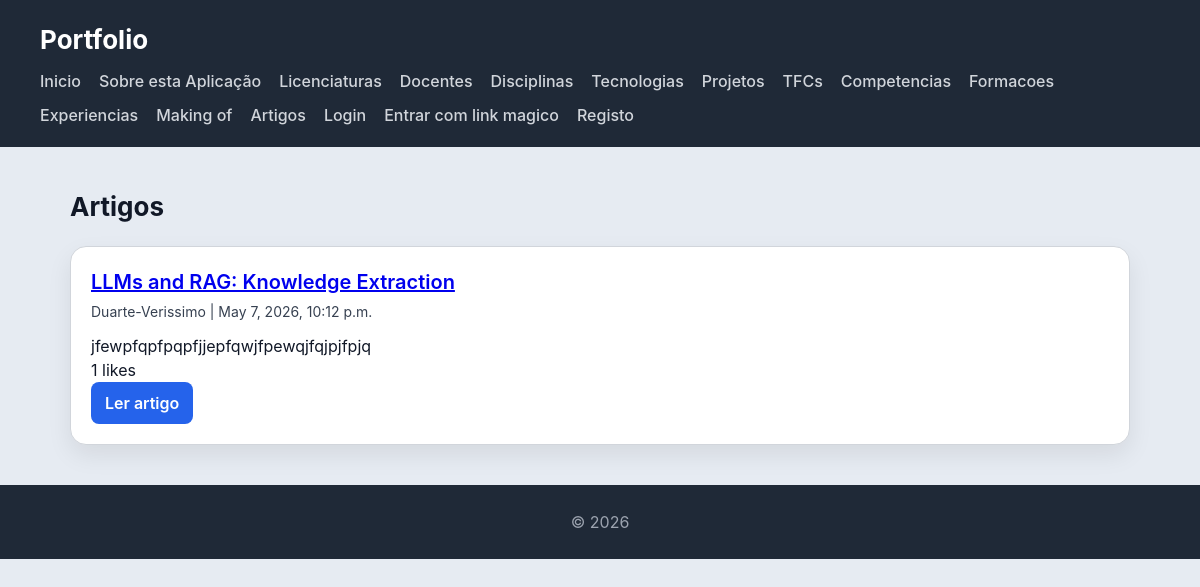
The app's page /artigos/ with its own data.
### artigos/models.py (models this page shows, shortened)
class Artigo(models.Model):
    titulo = models.CharField(max_length=200)
    texto = models.TextField()
    fotografia = models.ImageField(upload_to='artigos/', blank=True, null=True)
    link_externo = models.URLField(blank=True, null=True)
    data_criacao = models.DateTimeField(auto_now_add=True)
    autor = models.ForeignKey(User, on_delete=models.CASCADE, related_name='artigos')
    class Meta:
        ordering = ['-data_criacao']

### artigos/views.py (the view)
# urls.py: path('', views.lista_artigos, name='lista_artigos'),
def lista_artigos(request):
    artigos = (
        Artigo.objects.select_related('autor')
        .annotate(total_likes=Count('likes'))
        .order_by('-data_criacao')
    )
    return render(
        request,
        'artigos/lista_artigos.html',
        {
            'artigos': artigos,
            'user_is_autor': user_is_autor(request.user),
        },
    )

### artigos/utils.py (called while the page is built)
def user_is_autor(user):
    return user.is_authenticated and user.groups.filter(name=AUTORES_GROUP_NAME).exists()

### artigos/templates/artigos/lista_artigos.html (shortened to what this page needs)
{% extends "portfolio/base.html" %}
{% block content %}
<h2>Artigos</h2>
<section>
  {% for artigo in artigos %}
  <article>
    <header>
      <h3><a href="{% url 'detalhe_artigo' artigo.id %}">{{ artigo.titulo }}</a></h3>
      <p>{{ artigo.autor.username }} | {{ artigo.data_criacao }}</p>
    </header>
    <p>{{ artigo.texto|truncatewords:35 }}</p>
    <p>{{ artigo.total_likes }} likes</p>
    <p><a class="button" href="{% url 'detalhe_artigo' artigo.id %}">Ler artigo</a></p>
  </article>
  {% empty %}
  <article>
    <header><h3>Sem artigos publicados</h3></header>
  </article>
  {% endfor %}
</section>
{% endblock %}

### escola/static/escola/styles.css (style rules this page uses)
* { box-sizing: border-box; margin: 0; padding: 0; }
body { font-family: "Inter", "Segoe UI", system-ui, -apple-system, sans-serif; background: #e6ebf2; color: #111827; line-height: 1.5; }
h2 { margin-bottom: 20px; font-size: 26px; }
section > article { background: white; padding: 20px; border-radius: 16px; border: 1px solid #d1d5db; box-shadow: 0 10px 25px rgba(0, 0, 0, 0.08); transition: all 0.25s ease; margin-bottom: 20px; }
article > header { margin-bottom: 12px; }
article > header > h3 { font-size: 20px; font-weight: 600; margin-bottom: 4px; }
article > header > p { font-size: 14px; color: #374151; }
.button, button, input[type="submit"] { display: inline-block; border: 0; border-radius: 8px; background: #2563eb; color: #ffffff; cursor: pointer; font: inherit; font-weight: 600; padding: 9px 14px; text-decoration: none; }

### records on screen
Artigo: titulo "LLMs and RAG: Knowledge Extraction", autor.username "Duarte-Verissimo", data_criacao "May 7, 2026, 10:12 p.m.", texto "jfewpfqpfpqpfjjepfqwjfpewqjfqjpjfpjq", total_likes "1"
